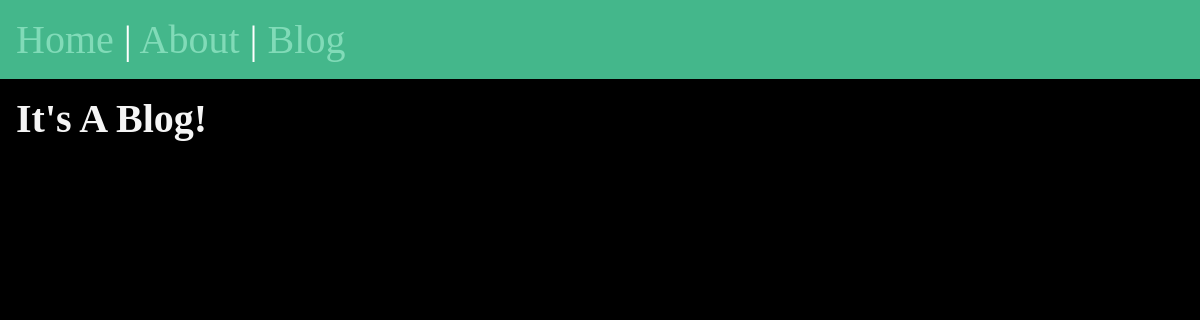
The page /blog/ on the database as committed earlier.
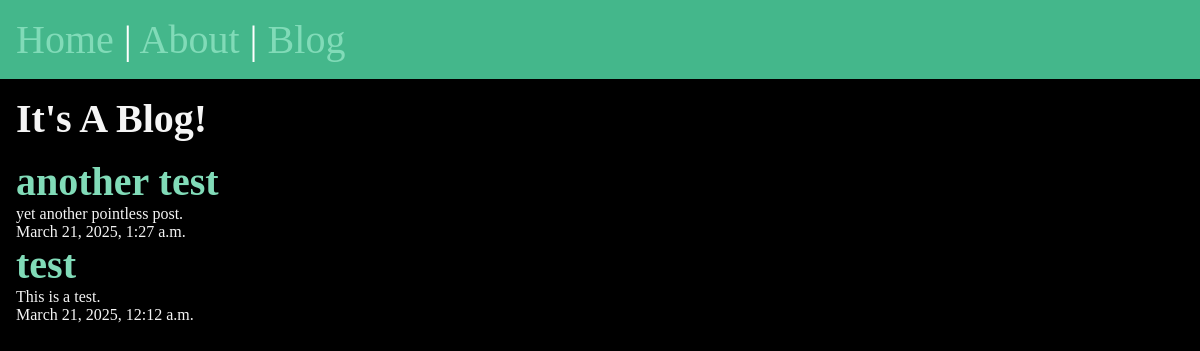
The same page on the database as committed later.
### blog/models.py (models this page shows, shortened)
class Post(models.Model):
    title = models.CharField(max_length=74)
    body = models.TextField()
    slug = models.SlugField()
    date = models.DateTimeField(auto_now_add=True)
    banner = models.ImageField(default='fallback.png', blank=True)

### blog/views.py (the view)
# urls.py: path('', views.blog, name="blog"),
def blog(request):
    posts = Post.objects.all().order_by('-date')
    return render(request, 'blog/blog.html', {'posts': posts})

### blog/templates/blog/blog.html (shortened to what this page needs)
{% extends 'layout.html' %}
{% block content %}
    <section>
    <h1>It's A Blog!</h1>
    {% for post in posts %}
        <article class="post">
            <h2>
                <a href="{% url 'blog:page' slug=post.slug %}">
                {{ post.title }}
                </a>
            </h2>
            <p>{{ post.body }}</p>
            <p>{{ post.date }}</p>
    {% endfor %}
    </section>
{% endblock %}

### templates/layout.html (shortened to what this page needs)
<!DOCTYPE html>
{% load static %}
<html lang="en">
<head>
    <link rel="stylesheet" href="{% static 'css/style.css' %}">
</head>
<body>
    <nav>
        <a href ="/">Home</a> |
        <a href ="/about">About</a> |
        <a href ="{% url 'blog:blog' %}">Blog</a>
    </nav>
    <main>
        {% block content%}
        {% endblock %}
    </main>
</body>
</html>

### static/css/style.css (style rules this page uses)
* { margin: 0; padding: 0; box-sizing: border-box; }
body { min-height: 100vh; background-color: black; color: whitesmoke; font-size: 3rem; }
nav { padding: 1rem; background-color: #44B78B; color: white; font-size: 2.5rem; }
main { padding: 1rem; }
section { display: flex; flex-flow: column; gap: 1rem; }
h1, h2 { font-size: 2.5rem; }
p { font-size: 1rem; }
a { text-decoration: none; color: #81dbb8; }

Rows that differ between the two databases and show on the page:
added Post: title "another test", body "yet another pointless post.", date "March 21, 2025, 1:27 a.m."
added Post: title "test", body "This is a test.", date "March 21, 2025, 12:12 a.m."
